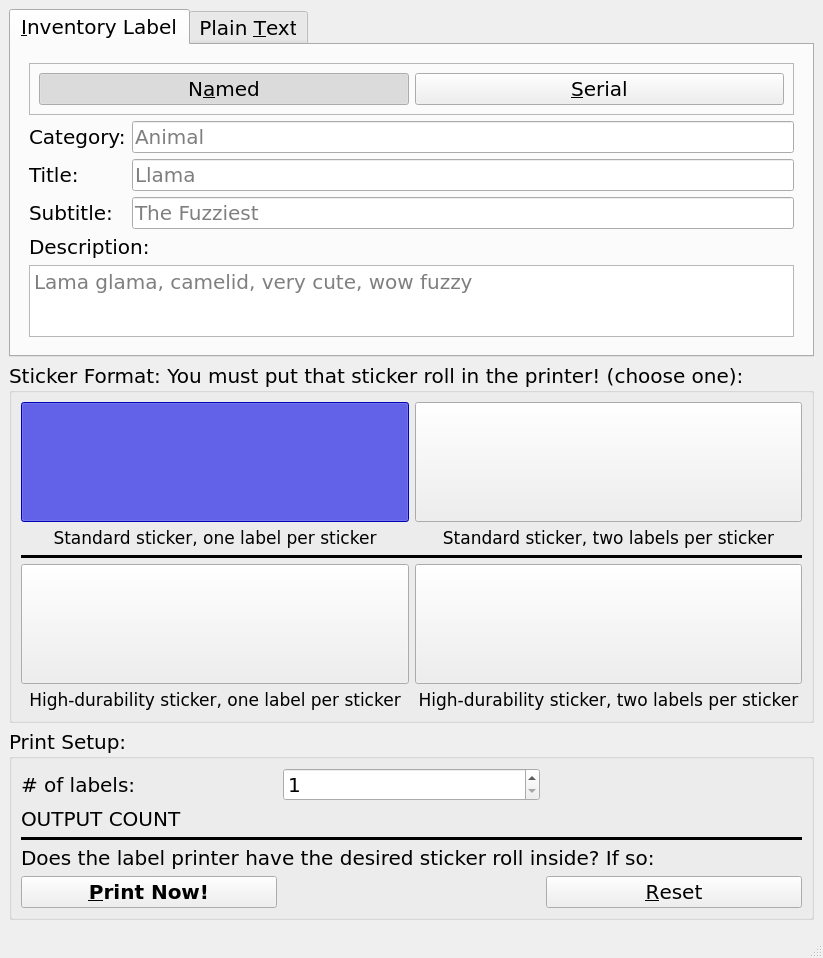
<?xml version="1.0" encoding="UTF-8"?>
<ui version="4.0">
 <class>LabelerWindow</class>
 <widget class="QMainWindow" name="LabelerWindow">
  <property name="geometry">
   <rect>
    <x>0</x>
    <y>0</y>
    <width>823</width>
    <height>890</height>
   </rect>
  </property>
  <property name="font">
   <font>
    <family>DejaVu Sans</family>
    <pointsize>15</pointsize>
   </font>
  </property>
  <property name="windowTitle">
   <string>Daniel's LABEL-O-MATIC 2000™</string>
  </property>
  <property name="windowIcon">
   <iconset>
    <normaloff>qr.png</normaloff>qr.png</iconset>
  </property>
  <widget class="QWidget" name="centralwidget">
   <layout class="QVBoxLayout" name="verticalLayout_2">
    <item>
     <widget class="QTabWidget" name="tabs">
      <property name="currentIndex">
       <number>0</number>
      </property>
      <widget class="QWidget" name="tInventory">
       <attribute name="title">
        <string>&amp;Inventory Label</string>
       </attribute>
       <layout class="QVBoxLayout" name="verticalLayout">
        <item>
         <widget class="QWidget" name="widget" native="true">
          <layout class="QGridLayout" name="gridLayout">
           <item row="3" column="0">
            <widget class="QLabel" name="lblSubtitle">
             <property name="text">
              <string>Subtitle:</string>
             </property>
             <property name="buddy">
              <cstring>leSubtitle</cstring>
             </property>
            </widget>
           </item>
           <item row="2" column="0">
            <widget class="QLabel" name="lblTitle">
             <property name="text">
              <string>Title:</string>
             </property>
             <property name="buddy">
              <cstring>leTitle</cstring>
             </property>
            </widget>
           </item>
           <item row="0" column="0" colspan="2">
            <widget class="QFrame" name="frType">
             <property name="frameShape">
              <enum>QFrame::StyledPanel</enum>
             </property>
             <property name="frameShadow">
              <enum>QFrame::Raised</enum>
             </property>
             <layout class="QHBoxLayout" name="horizontalLayout">
              <item>
               <widget class="QPushButton" name="pbNamed">
                <property name="text">
                 <string>N&amp;amed</string>
                </property>
                <property name="checkable">
                 <bool>true</bool>
                </property>
                <property name="checked">
                 <bool>true</bool>
                </property>
                <property name="autoExclusive">
                 <bool>true</bool>
                </property>
               </widget>
              </item>
              <item>
               <widget class="QPushButton" name="pbSerial">
                <property name="text">
                 <string>&amp;Serial</string>
                </property>
                <property name="checkable">
                 <bool>true</bool>
                </property>
                <property name="autoExclusive">
                 <bool>true</bool>
                </property>
               </widget>
              </item>
             </layout>
            </widget>
           </item>
           <item row="1" column="0">
            <widget class="QLabel" name="lblCategory">
             <property name="text">
              <string>Category:</string>
             </property>
             <property name="buddy">
              <cstring>leCategory</cstring>
             </property>
            </widget>
           </item>
           <item row="2" column="1">
            <widget class="QLineEdit" name="leTitle">
             <property name="placeholderText">
              <string>Llama</string>
             </property>
            </widget>
           </item>
           <item row="3" column="1">
            <widget class="QLineEdit" name="leSubtitle">
             <property name="placeholderText">
              <string>The Fuzziest</string>
             </property>
            </widget>
           </item>
           <item row="4" column="0" colspan="2">
            <widget class="QLabel" name="lblDescription">
             <property name="text">
              <string>Description:</string>
             </property>
             <property name="buddy">
              <cstring>teDescription</cstring>
             </property>
            </widget>
           </item>
           <item row="1" column="1">
            <widget class="QLineEdit" name="leCategory">
             <property name="placeholderText">
              <string>Animal</string>
             </property>
            </widget>
           </item>
           <item row="5" column="0" colspan="2">
            <widget class="QPlainTextEdit" name="teDescription">
             <property name="placeholderText">
              <string>Lama glama, camelid, very cute, wow fuzzy</string>
             </property>
            </widget>
           </item>
          </layout>
         </widget>
        </item>
       </layout>
      </widget>
      <widget class="QWidget" name="tText">
       <attribute name="title">
        <string>Plain &amp;Text</string>
       </attribute>
       <layout class="QVBoxLayout" name="verticalLayout_3">
        <item>
         <widget class="QLabel" name="label">
          <property name="font">
           <font>
            <pointsize>24</pointsize>
            <weight>75</weight>
            <bold>true</bold>
           </font>
          </property>
          <property name="text">
           <string>Labels created as &quot;Plain Text&quot; will not create inventory, nor will they have a QR code.</string>
          </property>
          <property name="wordWrap">
           <bool>true</bool>
          </property>
         </widget>
        </item>
        <item>
         <spacer name="verticalSpacer">
          <property name="orientation">
           <enum>Qt::Vertical</enum>
          </property>
          <property name="sizeType">
           <enum>QSizePolicy::Fixed</enum>
          </property>
          <property name="sizeHint" stdset="0">
           <size>
            <width>20</width>
            <height>40</height>
           </size>
          </property>
         </spacer>
        </item>
        <item>
         <widget class="QLineEdit" name="lePlainText">
          <property name="font">
           <font>
            <pointsize>32</pointsize>
            <weight>50</weight>
            <bold>false</bold>
           </font>
          </property>
          <property name="placeholderText">
           <string>FRAGILE</string>
          </property>
         </widget>
        </item>
        <item>
         <spacer name="verticalSpacer_2">
          <property name="orientation">
           <enum>Qt::Vertical</enum>
          </property>
          <property name="sizeType">
           <enum>QSizePolicy::MinimumExpanding</enum>
          </property>
          <property name="sizeHint" stdset="0">
           <size>
            <width>20</width>
            <height>70</height>
           </size>
          </property>
         </spacer>
        </item>
       </layout>
      </widget>
     </widget>
    </item>
    <item>
     <widget class="QGroupBox" name="gbLabelFormat">
      <property name="title">
       <string>Sticker Format: You must put that sticker roll in the printer! (choose one):</string>
      </property>
      <layout class="QGridLayout" name="gridLayout_2">
       <item row="0" column="0">
        <widget class="QPushButton" name="pbNormalSingle">
         <property name="minimumSize">
          <size>
           <width>360</width>
           <height>120</height>
          </size>
         </property>
         <property name="toolTip">
          <string>Standard sticker, one label per sticker</string>
         </property>
         <property name="styleSheet">
          <string notr="true">:checked { background-color: blue; }</string>
         </property>
         <property name="iconSize">
          <size>
           <width>325</width>
           <height>100</height>
          </size>
         </property>
         <property name="checkable">
          <bool>true</bool>
         </property>
         <property name="checked">
          <bool>true</bool>
         </property>
         <property name="autoExclusive">
          <bool>true</bool>
         </property>
        </widget>
       </item>
       <item row="2" column="0" colspan="2">
        <widget class="Line" name="line">
         <property name="frameShadow">
          <enum>QFrame::Plain</enum>
         </property>
         <property name="lineWidth">
          <number>5</number>
         </property>
         <property name="midLineWidth">
          <number>4</number>
         </property>
         <property name="orientation">
          <enum>Qt::Horizontal</enum>
         </property>
        </widget>
       </item>
       <item row="1" column="0">
        <widget class="QLabel" name="label_2">
         <property name="font">
          <font>
           <pointsize>13</pointsize>
          </font>
         </property>
         <property name="text">
          <string>Standard sticker, one label per sticker</string>
         </property>
         <property name="alignment">
          <set>Qt::AlignCenter</set>
         </property>
        </widget>
       </item>
       <item row="3" column="0">
        <widget class="QPushButton" name="pbHighDurabilitySingle">
         <property name="minimumSize">
          <size>
           <width>360</width>
           <height>120</height>
          </size>
         </property>
         <property name="toolTip">
          <string>High-durability sticker, one label per sticker</string>
         </property>
         <property name="styleSheet">
          <string notr="true">:checked { background-color: blue; }</string>
         </property>
         <property name="text">
          <string/>
         </property>
         <property name="iconSize">
          <size>
           <width>325</width>
           <height>95</height>
          </size>
         </property>
         <property name="checkable">
          <bool>true</bool>
         </property>
         <property name="checked">
          <bool>false</bool>
         </property>
         <property name="autoExclusive">
          <bool>true</bool>
         </property>
        </widget>
       </item>
       <item row="3" column="1">
        <widget class="QPushButton" name="pbHighDurabilityDouble">
         <property name="minimumSize">
          <size>
           <width>360</width>
           <height>120</height>
          </size>
         </property>
         <property name="toolTip">
          <string>High-durability sticker, two labels per sticker</string>
         </property>
         <property name="styleSheet">
          <string notr="true">:checked { background-color: blue; }</string>
         </property>
         <property name="text">
          <string/>
         </property>
         <property name="iconSize">
          <size>
           <width>325</width>
           <height>95</height>
          </size>
         </property>
         <property name="shortcut">
          <string/>
         </property>
         <property name="checkable">
          <bool>true</bool>
         </property>
         <property name="checked">
          <bool>false</bool>
         </property>
         <property name="autoExclusive">
          <bool>true</bool>
         </property>
        </widget>
       </item>
       <item row="1" column="1">
        <widget class="QLabel" name="label_3">
         <property name="font">
          <font>
           <pointsize>13</pointsize>
          </font>
         </property>
         <property name="text">
          <string>Standard sticker, two labels per sticker</string>
         </property>
         <property name="alignment">
          <set>Qt::AlignCenter</set>
         </property>
        </widget>
       </item>
       <item row="0" column="1">
        <widget class="QPushButton" name="pbNormalDouble">
         <property name="minimumSize">
          <size>
           <width>360</width>
           <height>120</height>
          </size>
         </property>
         <property name="toolTip">
          <string>Standard sticker, two labels per sticker</string>
         </property>
         <property name="styleSheet">
          <string notr="true">:checked { background-color: blue; }</string>
         </property>
         <property name="text">
          <string/>
         </property>
         <property name="iconSize">
          <size>
           <width>325</width>
           <height>100</height>
          </size>
         </property>
         <property name="shortcut">
          <string/>
         </property>
         <property name="checkable">
          <bool>true</bool>
         </property>
         <property name="checked">
          <bool>false</bool>
         </property>
         <property name="autoExclusive">
          <bool>true</bool>
         </property>
        </widget>
       </item>
       <item row="4" column="0">
        <widget class="QLabel" name="label_4">
         <property name="font">
          <font>
           <pointsize>13</pointsize>
          </font>
         </property>
         <property name="text">
          <string>High-durability sticker, one label per sticker</string>
         </property>
         <property name="alignment">
          <set>Qt::AlignCenter</set>
         </property>
        </widget>
       </item>
       <item row="4" column="1">
        <widget class="QLabel" name="label_5">
         <property name="font">
          <font>
           <pointsize>13</pointsize>
          </font>
         </property>
         <property name="text">
          <string>High-durability sticker, two labels per sticker</string>
         </property>
         <property name="alignment">
          <set>Qt::AlignCenter</set>
         </property>
        </widget>
       </item>
      </layout>
     </widget>
    </item>
    <item>
     <widget class="QGroupBox" name="gbPrint">
      <property name="title">
       <string>Print Setup:</string>
      </property>
      <layout class="QGridLayout" name="gridLayout_3">
       <item row="0" column="1">
        <widget class="QSpinBox" name="sbLabels">
         <property name="minimum">
          <number>1</number>
         </property>
         <property name="maximum">
          <number>20</number>
         </property>
        </widget>
       </item>
       <item row="2" column="0" colspan="3">
        <widget class="Line" name="line_2">
         <property name="frameShadow">
          <enum>QFrame::Plain</enum>
         </property>
         <property name="lineWidth">
          <number>5</number>
         </property>
         <property name="midLineWidth">
          <number>4</number>
         </property>
         <property name="orientation">
          <enum>Qt::Horizontal</enum>
         </property>
        </widget>
       </item>
       <item row="0" column="0">
        <widget class="QLabel" name="label_6">
         <property name="text">
          <string># of labels:</string>
         </property>
        </widget>
       </item>
       <item row="3" column="0" colspan="3">
        <widget class="QLabel" name="label_7">
         <property name="text">
          <string>Does the label printer have the desired sticker roll inside? If so:</string>
         </property>
        </widget>
       </item>
       <item row="1" column="0" colspan="3">
        <widget class="QLabel" name="lblOutputCount">
         <property name="text">
          <string>OUTPUT COUNT</string>
         </property>
        </widget>
       </item>
       <item row="4" column="2">
        <widget class="QPushButton" name="pbReset">
         <property name="text">
          <string>&amp;Reset</string>
         </property>
        </widget>
       </item>
       <item row="4" column="0">
        <widget class="QPushButton" name="pbPrint">
         <property name="font">
          <font>
           <weight>75</weight>
           <bold>true</bold>
          </font>
         </property>
         <property name="text">
          <string>&amp;Print Now!</string>
         </property>
        </widget>
       </item>
      </layout>
     </widget>
    </item>
   </layout>
  </widget>
  <widget class="QStatusBar" name="statusbar"/>
 </widget>
 <tabstops>
  <tabstop>tabs</tabstop>
  <tabstop>pbNamed</tabstop>
  <tabstop>pbSerial</tabstop>
  <tabstop>leCategory</tabstop>
  <tabstop>leTitle</tabstop>
  <tabstop>leSubtitle</tabstop>
  <tabstop>teDescription</tabstop>
  <tabstop>lePlainText</tabstop>
  <tabstop>pbNormalSingle</tabstop>
  <tabstop>pbNormalDouble</tabstop>
  <tabstop>pbHighDurabilitySingle</tabstop>
  <tabstop>pbHighDurabilityDouble</tabstop>
 </tabstops>
 <resources/>
 <connections/>
</ui>
